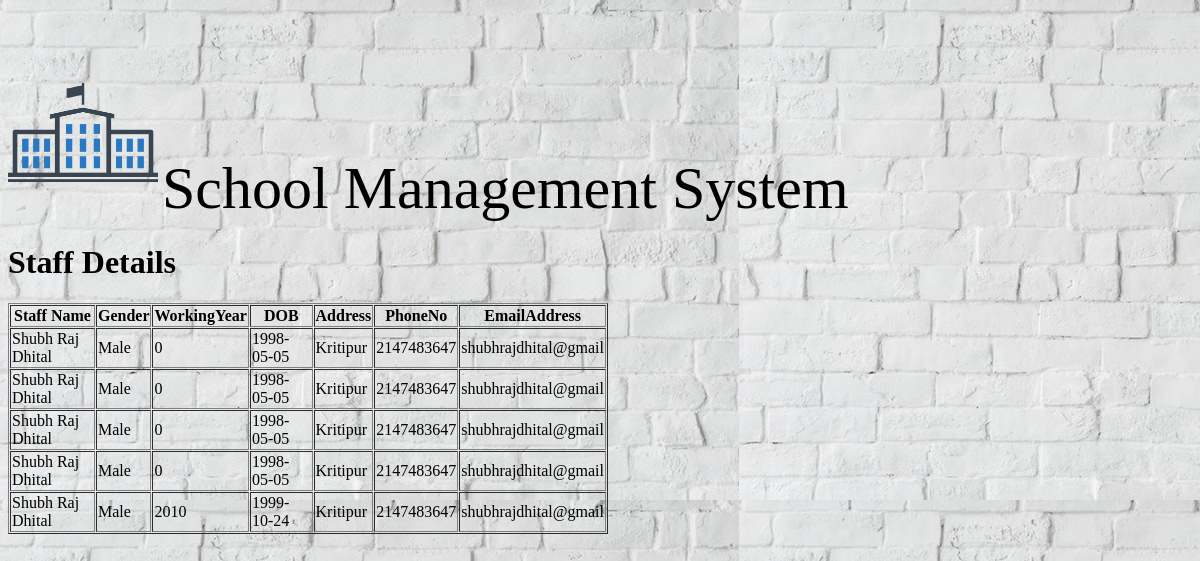
Screenshot of /StaffDetails.php with the database file from the repository.
### tables this page shows
CREATE TABLE `staff` (
  `id` int(11) NOT NULL,
  `Name` varchar(20) NOT NULL,
  `DOB` date NOT NULL,
  `PhoneNo` int(11) NOT NULL,
  `Gender` varchar(20) NOT NULL,
  `WokingYear` int(11) NOT NULL,
  `EmailAddress` varchar(20) NOT NULL,
  `City` varchar(20) NOT NULL,
  `Street` varchar(20) NOT NULL,
  `District` varchar(20) NOT NULL,
  `Fname` varchar(20) NOT NULL,
  `Lname` varchar(20) NOT NULL,
  `Address` varchar(20) NOT NULL
);

### StaffDetails.php (the view, shortened to what this page needs)
<?php
$con =mysqli_connect('127.0.0.1','root','');
mysqli_select_db($con,'studentregistration');
$sql="SELECT * From staff";
$record=mysqli_query($con,$sql);
?>
<!DOCTYPE html>
<html>
<head>
	<link rel="stylesheet" type="text/css" href="style.css">
</head>
<body background="wall.jpg">
	<img src="logo.jpg" height="150" width="150" style="padding-top:50px;" alt="School Management System"/>
		<a style="font-size: 60px; padding-bottom:0px;">School Management System</a>
<h1>Staff Details</h1>
<table width="600" border="1" cellpadding="1" cellspacing="1">
	<tr>
		<th>Staff  Name</th>
		<th>Gender</th>
		<th>WorkingYear</th>
		<th>DOB</th>
		<th>Address</th>
		<th>PhoneNo</th>
		<th>EmailAddress</th>
	</tr>
<?php
	while ($staff=mysqli_fetch_assoc($record)) {
		echo "<tr>";
		echo "<td>".$staff['Name']."</td>";
		echo "<td>".$staff['Gender']."</td>";
		echo "<td>".$staff['WokingYear']."</td>";
		echo "<td>".$staff['DOB']."</td>";
		echo "<td>".$staff['Address']."</td>";
		echo "<td>".$staff['PhoneNo']."</td>";
		echo "<td>".$staff['EmailAddress']."</td>";
		echo "</tr>";
	}
?>
</table>
</body>
</html>

### rows the page displays
staff: Name "Shubh Raj Dhital", Gender "Male", WokingYear "0", DOB "1998-05-05", Address "Kritipur", PhoneNo "2147483647", EmailAddress "shubhrajdhital@gmail"
staff: Name "Shubh Raj Dhital", Gender "Male", WokingYear "0", DOB "1998-05-05", Address "Kritipur", PhoneNo "2147483647", EmailAddress "shubhrajdhital@gmail"
staff: Name "Shubh Raj Dhital", Gender "Male", WokingYear "0", DOB "1998-05-05", Address "Kritipur", PhoneNo "2147483647", EmailAddress "shubhrajdhital@gmail"
staff: Name "Shubh Raj Dhital", Gender "Male", WokingYear "0", DOB "1998-05-05", Address "Kritipur", PhoneNo "2147483647", EmailAddress "shubhrajdhital@gmail"
staff: Name "Shubh Raj Dhital", Gender "Male", WokingYear "2010", DOB "1999-10-24", Address "Kritipur", PhoneNo "2147483647", EmailAddress "shubhrajdhital@gmail"
